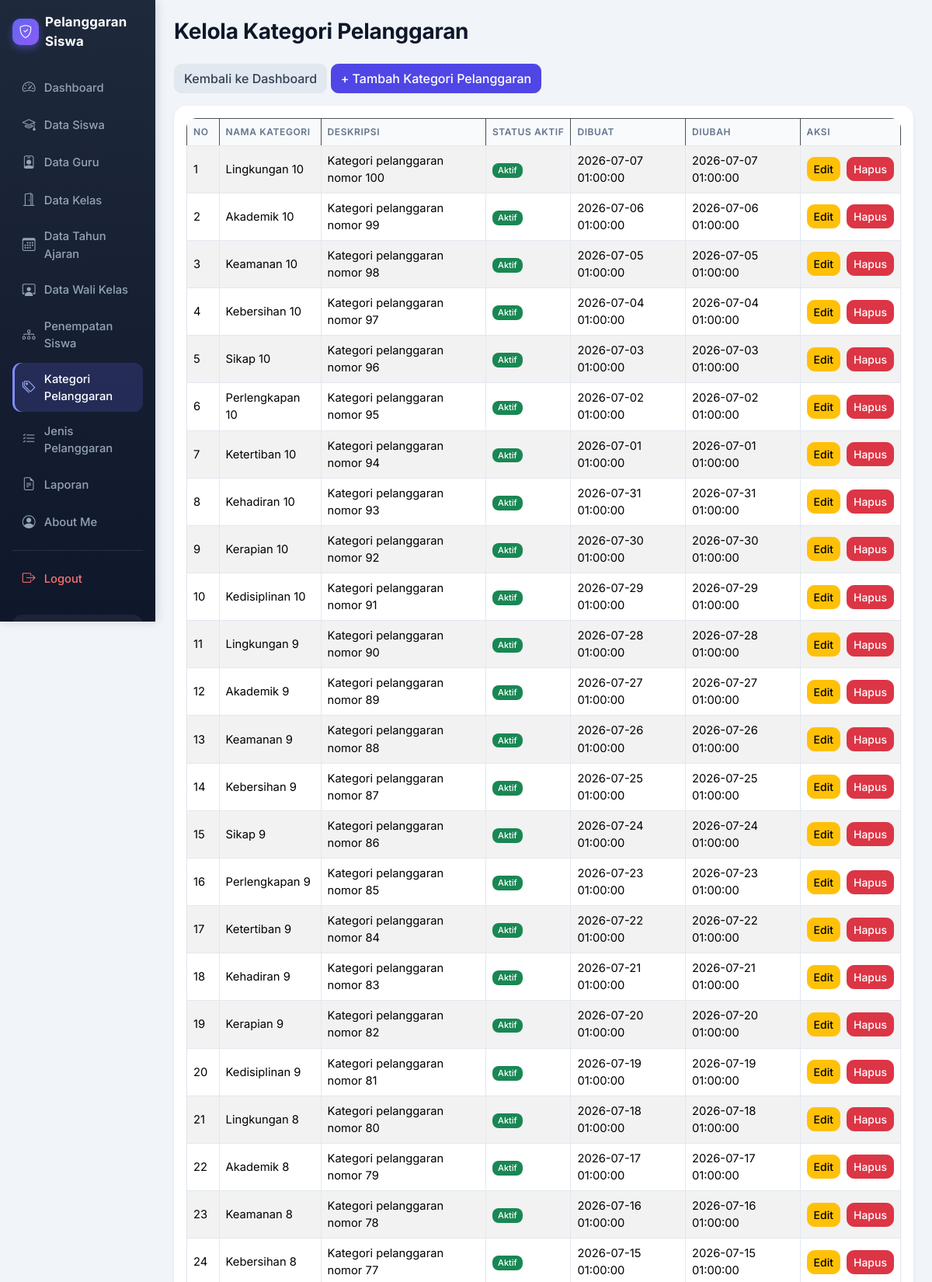
/kelola_pelanggaran_kategori.php (signed in, upper part), run on the app's committed database.
### tables this page shows
CREATE TABLE `t_pelanggaran_kategori` (
  `id` int(11) NOT NULL,
  `nama` varchar(100) DEFAULT NULL,
  `deskripsi` text NOT NULL,
  `status_aktif` tinyint(1) NOT NULL,
  `created_at` timestamp NOT NULL DEFAULT current_timestamp(),
  `updated_at` timestamp NOT NULL DEFAULT current_timestamp()
);

### kelola_pelanggaran_kategori.php (the view, shortened to what this page needs)
<?php
include 'config/koneksi.php';
include_once 'includes/helper.php';
$sql = "SELECT * FROM t_pelanggaran_kategori ORDER BY id DESC";
$hasil = mysqli_query($koneksi, $sql);
?>
<!DOCTYPE html>
<html lang="id">
<head>
    <link href="https://cdn.jsdelivr.net/npm/bootstrap@5.3.8/dist/css/bootstrap.min.css"
          rel="stylesheet">
    <link href="https://cdn.datatables.net/2.3.4/css/dataTables.bootstrap5.min.css"
          rel="stylesheet">
</head>
<body>
<div class="container-fluid">
    <div class="row">
        <?php include 'layout/sidebar.php'; ?>
        <main class="col-md-9 col-lg-10 p-4">
            <h1 class="mb-4">Kelola Kategori Pelanggaran</h1>
            <div class="mb-3">
                <a href="dashboard.php" class="btn btn-secondary">
                    Kembali ke Dashboard
                </a>
                <a href="tambah_pelanggaran_kategori.php" class="btn btn-primary">
                    + Tambah Kategori Pelanggaran
                </a>
            </div>
            <div class="card shadow-sm">
                <div class="card-body">
                    <div class="table-responsive">
                        <table id="tabelKategori"
                               class="table table-striped table-bordered table-hover align-middle w-100">
                            <thead class="table-dark">
                                <tr>
                                    <th>No</th>
                                    <th>Nama Kategori</th>
                                    <th>Deskripsi</th>
                                    <th>Status Aktif</th>
                                    <th>Dibuat</th>
                                    <th>Diubah</th>
                                    <th>Aksi</th>
                                </tr>
                            </thead>
                            <tbody>
                                <?php
                                $no = 1;
                                if ($hasil && mysqli_num_rows($hasil) > 0) {
                                    while ($row = mysqli_fetch_assoc($hasil)) {
                                ?>
                                    <tr>
                                        <td><?= $no++; ?></td>
                                        <td>
                                            <?= htmlspecialchars($row['nama'] ?? ''); ?>
                                        </td>
                                        <td>
                                            <?= htmlspecialchars($row['deskripsi'] ?? ''); ?>
                                        </td>
                                        <td>
                                            <?= badge_status($row['status_aktif']) ?>
                                        </td>
                                        <td>
                                            <?= htmlspecialchars($row['created_at'] ?? '-'); ?>
                                        </td>
                                        <td>
                                            <?= htmlspecialchars($row['updated_at'] ?? '-'); ?>
                                        </td>
                                        <td>
                                            <div class="d-flex gap-2">
                                                <a href="edit_pelanggaran_kategori.php?id=<?= (int) $row['id']; ?>"
                                                   class="btn btn-warning btn-sm">
                                                    Edit
                                                </a>
                                                <a href="hapus_pelanggaran_kategori.php?id=<?= (int) $row['id']; ?>"
                                                   class="btn btn-danger btn-sm"
                                                   onclick="return confirm('Yakin ingin menghapus kategori pelanggaran ini?');">
                                                    Hapus
                                                </a>
                                            </div>
                                        </td>
                                    </tr>
                                <?php
                                    }
                                }
                                ?>
                            </tbody>
                        </table>
                    </div>
                </div>
            </div>
        </main>
    </div>
</div>
</body>
</html>

### includes/helper.php (shortened to what this page needs)
<?php
function badge_status($nilai)
{
    if ((string) $nilai === '1') {
        return '<span class="badge bg-success">Aktif</span>';
    }
    return '<span class="badge bg-secondary">Tidak Aktif</span>';
}

### layout/sidebar.php (style rules this page uses)
:root { --bs-primary: #4f46e5; --bs-primary-rgb: 79, 70, 229; --bs-body-font-family: 'Inter', system-ui, -apple-system, 'Segoe UI', Roboto, sans-serif; --sb-dark: #0f172a; --sb-dark-2: #1e293b; }
body { background: #f1f5f9; color: #334155; font-family: var(--bs-body-font-family); }
main { animation: sbFade .35s ease; }
main h1, main h2, main h3 { color: #0f172a; font-weight: 700; letter-spacing: -.01em; }
main h1 { font-size: 1.75rem; }
main .card { border: 0; border-radius: 1rem; box-shadow: 0 1px 3px rgba(15, 23, 42, .06), 0 4px 14px rgba(15, 23, 42, .05); transition: transform .15s ease, box-shadow .15s ease; }
main .table { --bs-table-bg: #fff; --bs-border-color: #e2e8f0; }
main .table thead th { background: #f8fafc; color: #64748b; font-size: .75rem; font-weight: 600; text-transform: uppercase; letter-spacing: .05em; white-space: nowrap; border-bottom: 1px solid #e2e8f0; }
main .table td { vertical-align: middle; font-size: .92rem; }
main .table-responsive { border-radius: .8rem; box-shadow: 0 1px 3px rgba(15, 23, 42, .06); background: #fff; }
main .btn { border-radius: .6rem; font-weight: 500; transition: all .15s ease; }
.btn-primary { --bs-btn-bg: #4f46e5; --bs-btn-border-color: #4f46e5; --bs-btn-hover-bg: #4338ca; --bs-btn-hover-border-color: #4338ca; --bs-btn-active-bg: #3730a3; --bs-btn-active-border-color: #3730a3; --bs-btn-disabled-bg: #4f46e5; --bs-btn-disabled-border-color: #4f46e5; --bs-btn-focus-shadow-rgb: 99, 102, 241; }
main .btn-secondary { --bs-btn-bg: #e2e8f0; --bs-btn-border-color: #e2e8f0; --bs-btn-color: #334155; --bs-btn-hover-bg: #cbd5e1; --bs-btn-hover-border-color: #cbd5e1; --bs-btn-hover-color: #0f172a; --bs-btn-active-bg: #cbd5e1; --bs-btn-active-border-color: #cbd5e1; --bs-btn-active-color: #0f172a; }
main .badge { font-weight: 500; border-radius: .5rem; }

### data on the page
t_pelanggaran_kategori: nama "Lingkungan 10", deskripsi "Kategori pelanggaran nomor 100", status_aktif "Aktif", created_at "2026-07-07 01:00:00", updated_at "2026-07-07 01:00:00"
t_pelanggaran_kategori: nama "Akademik 10", deskripsi "Kategori pelanggaran nomor 99", status_aktif "Aktif", created_at "2026-07-06 01:00:00", updated_at "2026-07-06 01:00:00"
t_pelanggaran_kategori: nama "Keamanan 10", deskripsi "Kategori pelanggaran nomor 98", status_aktif "Aktif", created_at "2026-07-05 01:00:00", updated_at "2026-07-05 01:00:00"
t_pelanggaran_kategori: nama "Kebersihan 10", deskripsi "Kategori pelanggaran nomor 97", status_aktif "Aktif", created_at "2026-07-04 01:00:00", updated_at "2026-07-04 01:00:00"
t_pelanggaran_kategori: nama "Sikap 10", deskripsi "Kategori pelanggaran nomor 96", status_aktif "Aktif", created_at "2026-07-03 01:00:00", updated_at "2026-07-03 01:00:00"
t_pelanggaran_kategori: nama "Perlengkapan 10", deskripsi "Kategori pelanggaran nomor 95", status_aktif "Aktif", created_at "2026-07-02 01:00:00", updated_at "2026-07-02 01:00:00"
t_pelanggaran_kategori: nama "Ketertiban 10", deskripsi "Kategori pelanggaran nomor 94", status_aktif "Aktif", created_at "2026-07-01 01:00:00", updated_at "2026-07-01 01:00:00"
t_pelanggaran_kategori: nama "Kehadiran 10", deskripsi "Kategori pelanggaran nomor 93", status_aktif "Aktif", created_at "2026-07-31 01:00:00", updated_at "2026-07-31 01:00:00"
t_pelanggaran_kategori: nama "Kerapian 10", deskripsi "Kategori pelanggaran nomor 92", status_aktif "Aktif", created_at "2026-07-30 01:00:00", updated_at "2026-07-30 01:00:00"
t_pelanggaran_kategori: nama "Kedisiplinan 10", deskripsi "Kategori pelanggaran nomor 91", status_aktif "Aktif", created_at "2026-07-29 01:00:00", updated_at "2026-07-29 01:00:00"
t_pelanggaran_kategori: nama "Lingkungan 9", deskripsi "Kategori pelanggaran nomor 90", status_aktif "Aktif", created_at "2026-07-28 01:00:00", updated_at "2026-07-28 01:00:00"
t_pelanggaran_kategori: nama "Akademik 9", deskripsi "Kategori pelanggaran nomor 89", status_aktif "Aktif", created_at "2026-07-27 01:00:00", updated_at "2026-07-27 01:00:00"
t_pelanggaran_kategori: nama "Keamanan 9", deskripsi "Kategori pelanggaran nomor 88", status_aktif "Aktif", created_at "2026-07-26 01:00:00", updated_at "2026-07-26 01:00:00"
t_pelanggaran_kategori: nama "Kebersihan 9", deskripsi "Kategori pelanggaran nomor 87", status_aktif "Aktif", created_at "2026-07-25 01:00:00", updated_at "2026-07-25 01:00:00"
t_pelanggaran_kategori: nama "Sikap 9", deskripsi "Kategori pelanggaran nomor 86", status_aktif "Aktif", created_at "2026-07-24 01:00:00", updated_at "2026-07-24 01:00:00"
t_pelanggaran_kategori: nama "Perlengkapan 9", deskripsi "Kategori pelanggaran nomor 85", status_aktif "Aktif", created_at "2026-07-23 01:00:00", updated_at "2026-07-23 01:00:00"
t_pelanggaran_kategori: nama "Ketertiban 9", deskripsi "Kategori pelanggaran nomor 84", status_aktif "Aktif", created_at "2026-07-22 01:00:00", updated_at "2026-07-22 01:00:00"
t_pelanggaran_kategori: nama "Kehadiran 9", deskripsi "Kategori pelanggaran nomor 83", status_aktif "Aktif", created_at "2026-07-21 01:00:00", updated_at "2026-07-21 01:00:00"
t_pelanggaran_kategori: nama "Kerapian 9", deskripsi "Kategori pelanggaran nomor 82", status_aktif "Aktif", created_at "2026-07-20 01:00:00", updated_at "2026-07-20 01:00:00"
t_pelanggaran_kategori: nama "Kedisiplinan 9", deskripsi "Kategori pelanggaran nomor 81", status_aktif "Aktif", created_at "2026-07-19 01:00:00", updated_at "2026-07-19 01:00:00"
t_pelanggaran_kategori: nama "Lingkungan 8", deskripsi "Kategori pelanggaran nomor 80", status_aktif "Aktif", created_at "2026-07-18 01:00:00", updated_at "2026-07-18 01:00:00"
t_pelanggaran_kategori: nama "Akademik 8", deskripsi "Kategori pelanggaran nomor 79", status_aktif "Aktif", created_at "2026-07-17 01:00:00", updated_at "2026-07-17 01:00:00"
t_pelanggaran_kategori: nama "Keamanan 8", deskripsi "Kategori pelanggaran nomor 78", status_aktif "Aktif", created_at "2026-07-16 01:00:00", updated_at "2026-07-16 01:00:00"
t_pelanggaran_kategori: nama "Kebersihan 8", deskripsi "Kategori pelanggaran nomor 77", status_aktif "Aktif", created_at "2026-07-15 01:00:00", updated_at "2026-07-15 01:00:00"

### other printed values
$item[0] "Dashboard"
$item[0] "Data Siswa"
$item[0] "Data Guru"
$item[0] "Data Kelas"
$item[0] "Data Tahun Ajaran"
$item[0] "Data Wali Kelas"
$item[0] "Penempatan Siswa"
$item[0] "Kategori Pelanggaran"
$item[0] "Jenis Pelanggaran"
$item[0] "Laporan"
$item[0] "About Me"
